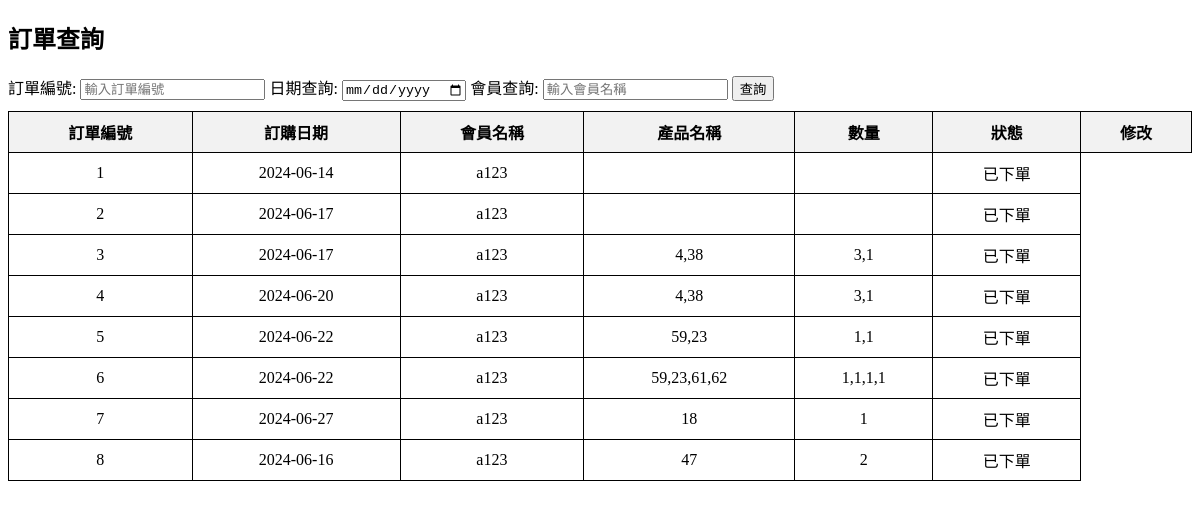
The page /all_order (signed in) on the database its author committed.
### tables this page shows
CREATE TABLE "orders" (
	"order_id"	INTEGER,
	"customer_id"	INT NOT NULL,
	"order_date"	DATE NOT NULL,
	"product"	TEXT NOT NULL,
	"count"	TEXT NOT NULL,
	"status"	TEXT,
	"address"	TEXT,
	PRIMARY KEY("order_id" AUTOINCREMENT)
);

### app.py (the view, shortened to what this page needs)
@app.route("/all_order", methods=['GET', 'POST'])  # 管理員介面 - 所有訂單
def all_order():
    if request.cookies.get('account_number'):
        conn = sqlite3.connect(db_name)
        cursor = conn.cursor()
        cursor.execute("SELECT account_number, administrator FROM members WHERE account_number=?", (request.cookies.get('account_number'),))
        member = cursor.fetchone()  # 只需要取一条记录
        if member and member[1] == 'true':
            query = "SELECT * FROM orders WHERE 1=1"
            params = []
            print(query)
            cursor.execute(query, params)
            data = cursor.fetchall()
            cursor.close()
            conn.close()
            return render_template('order.html', data=data, admin_mode=True)
        else:
            return render_template('index.html')
    return render_template('login.html')  # 跳轉到登入畫面

### templates/order.html (shortened to what this page needs)
<!DOCTYPE html>
<html lang="zh-Hant">
<head>
</head>
<body>
    <h2>訂單查詢</h2>
    {% if admin_mode %}
        <form class="filter-section" method="POST" action="/all_order">
            <label for="orderNumber">訂單編號:</label>
            <input id="orderNumber" type="text" name="orderNumber" placeholder="輸入訂單編號">
            <label for="orderDate">日期查詢:</label>
            <input type="date" id="orderDate" name="orderDate">
            <label for="member">會員查詢:</label>
            <input id="member" type="text" name="member" placeholder="輸入會員名稱">
            <button type="submit">查詢</button>
        </form>
    {% endif %}
    <table id="orderTable">
        <thead>
            <tr>
                <th>訂單編號</th>
                <th>訂購日期</th>
                <th>會員名稱</th>
                <th>產品名稱</th>
                <th>數量</th>
                <th>狀態</th>
                {% if admin_mode %}
                    <th>修改</th>
                {% endif %}
            </tr>
        </thead>
        <tbody>
            {% for order in data %}
            <tr>
                <td>{{ order[0] }}</td>
                <td>{{ order[2] }}</td>
                <td>{{ order[1] }}</td>
                <td>{{ order[3] }}</td>
                <td>{{ order[4] }}</td>
                <td>{{ order[5] }}</td>
            </tr>
            {% endfor %}
        </tbody>
    </table>
</body>
</html>

### templates/order.html (style rules this page uses)
table { width: 100%; border-collapse: collapse; margin-top: 10px; }
th, td { border: 1px solid black; padding: 8px; text-align: center; }
th { background-color: #f2f2f2; }

### rows shown on the page
orders: order_id "1", order_date "2024-06-14", customer "a123", status "已下單"
orders: order_id "2", order_date "2024-06-17", customer "a123", status "已下單"
orders: order_id "3", order_date "2024-06-17", customer "a123", product "4,38", count "3,1", status "已下單"
orders: order_id "4", order_date "2024-06-20", customer "a123", product "4,38", count "3,1", status "已下單"
orders: order_id "5", order_date "2024-06-22", customer "a123", product "59,23", count "1,1", status "已下單"
orders: order_id "6", order_date "2024-06-22", customer "a123", product "59,23,61,62", count "1,1,1,1", status "已下單"
orders: order_id "7", order_date "2024-06-27", customer "a123", product "18", count "1", status "已下單"
orders: order_id "8", order_date "2024-06-16", customer "a123", product "47", count "2", status "已下單"
